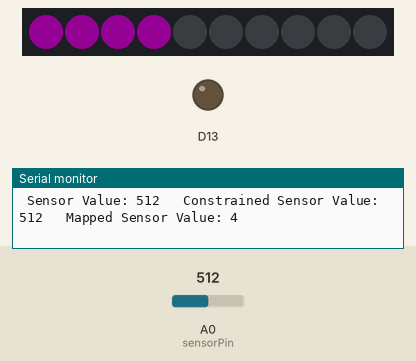
Recording of a sketch running on a simulated Adafruit Circuit Playground Express. Parts: 10 RGB LEDs in strip order, left to right, output pins drawn as LEDs (lit = HIGH), the last lines printed to the serial monitor. The inputs (shaded band) are chosen by the test bench; at power-on: A0 (sensorPin) = 512. Dim RGB values are drawn brighter than linear.

Above: at 1.2 s.
1.3 s: A0 (sensorPin) set to 125
At 2.2 s:
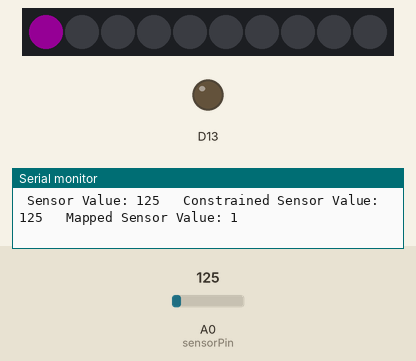
2.8 s: A0 (sensorPin) set to 105
At 3.3 s:
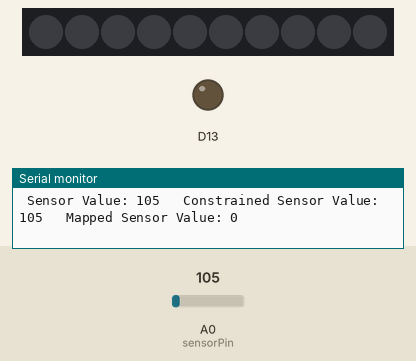
4.3 s: A0 (sensorPin) set to 306
At 4.6 s:
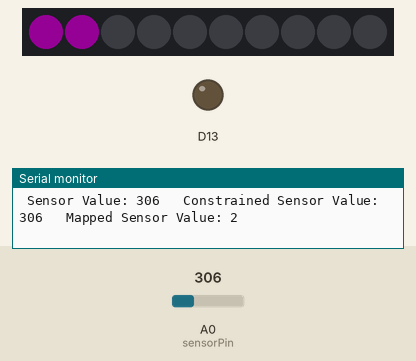
5.8 s: A0 (sensorPin) set to 0
At 7.0 s:
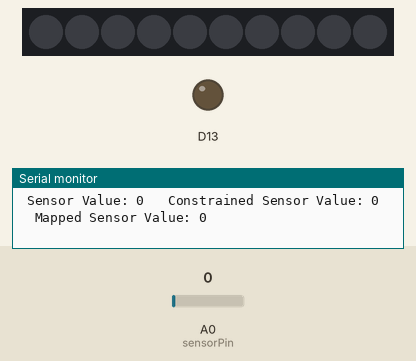
7.3 s: A0 (sensorPin) set to 122
At 8.2 s:
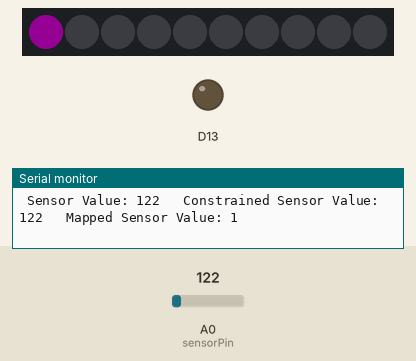
Timing chart, 0 to 9.8 s (numbered marks = the images above; inputs shaded):
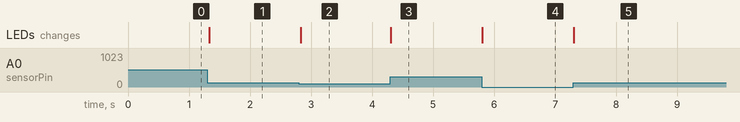

Measured:
- the behaviour switches between 114 and 113 on A0 (sensorPin) (found by bisection; images 1 and 2)
- after the input at 1.3 s, the LEDs: change at once (image 1)
- after the input at 2.8 s, the LEDs: change at once (image 2)
- after the input at 4.3 s, the LEDs: change at once (image 3)
- after the input at 5.8 s, the LEDs: change at once (image 4)
- after the input at 7.3 s, the LEDs: change at once (image 5)

The sketch:

CPX_analogSensorMappedtoNeopixels.ino
```cpp
// map an analog sensor value to the number of neopixels lit up on the CPX

#include <Adafruit_CircuitPlayground.h>

#define sensorPin A0
#define firstNeopixel 0
#define lastNeopixel 9

int sensorValueLow = 0; // Change to the lowest value you see in the Serial Monitor
int sensorValueHigh = 1023; // Change to the highest value you see in the Serial Monitor

int sensorValue;
int constrainedSensorValue;
int mappedSensorValue;

void setup() {
  Serial.begin(9600);
  CircuitPlayground.begin();
}

void loop() {
  sensorValue = analogRead(sensorPin);
  constrainedSensorValue = constrain(sensorValue, sensorValueLow, sensorValueHigh);
  mappedSensorValue = map(constrainedSensorValue, sensorValueLow, sensorValueHigh, firstNeopixel, lastNeopixel);

  Serial.print(" Sensor Value: ");
  Serial.print(sensorValue);
  Serial.print("\t Constrained Sensor Value: ");
  Serial.print(constrainedSensorValue);
  Serial.print("\t Mapped Sensor Value: ");
  Serial.print(mappedSensorValue);
  Serial.println();

  CircuitPlayground.clearPixels();

  for (int i = firstNeopixel; i < mappedSensorValue; i++) {
    CircuitPlayground.setPixelColor(i, 0xFF00FF);
  }

  delay(5);
}
```
